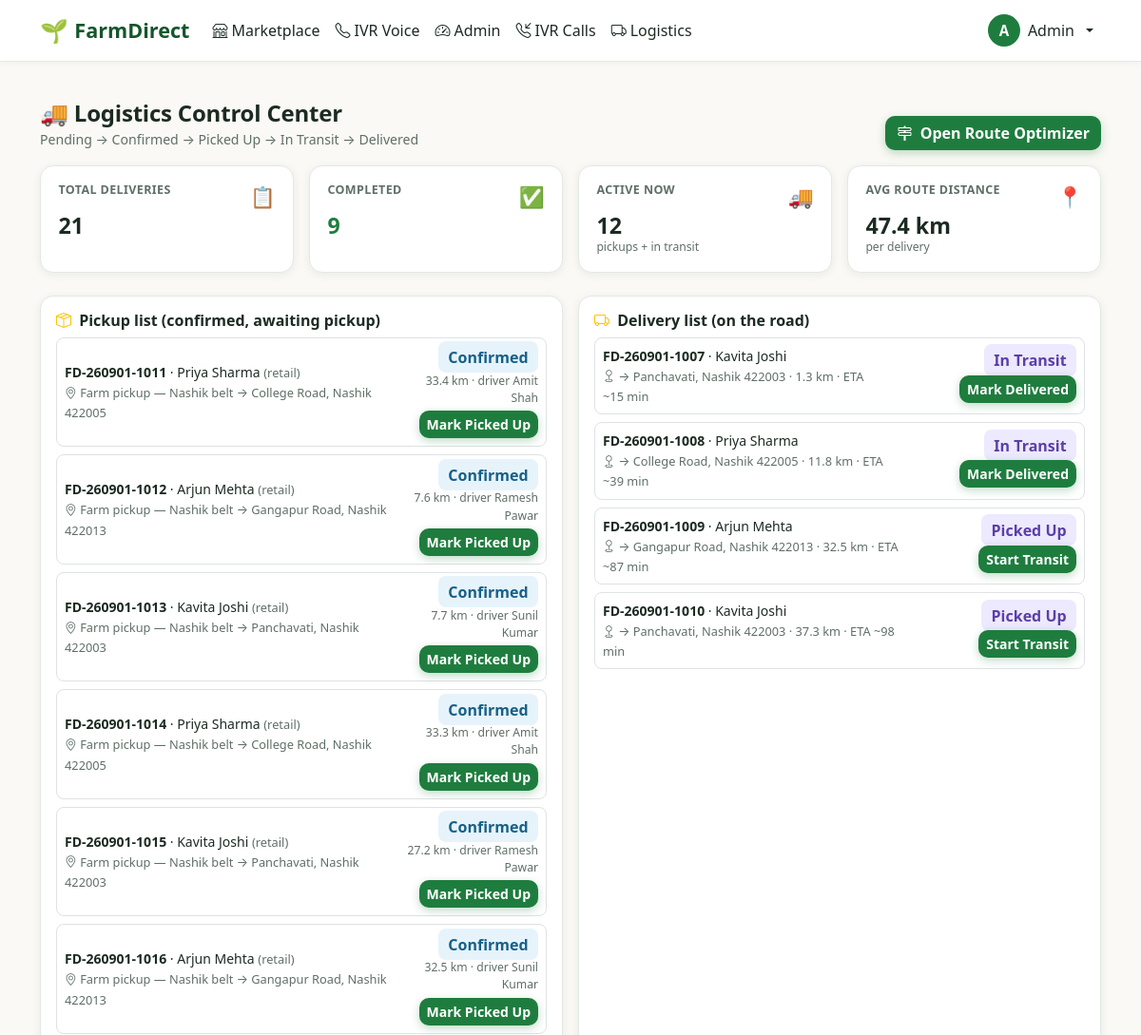
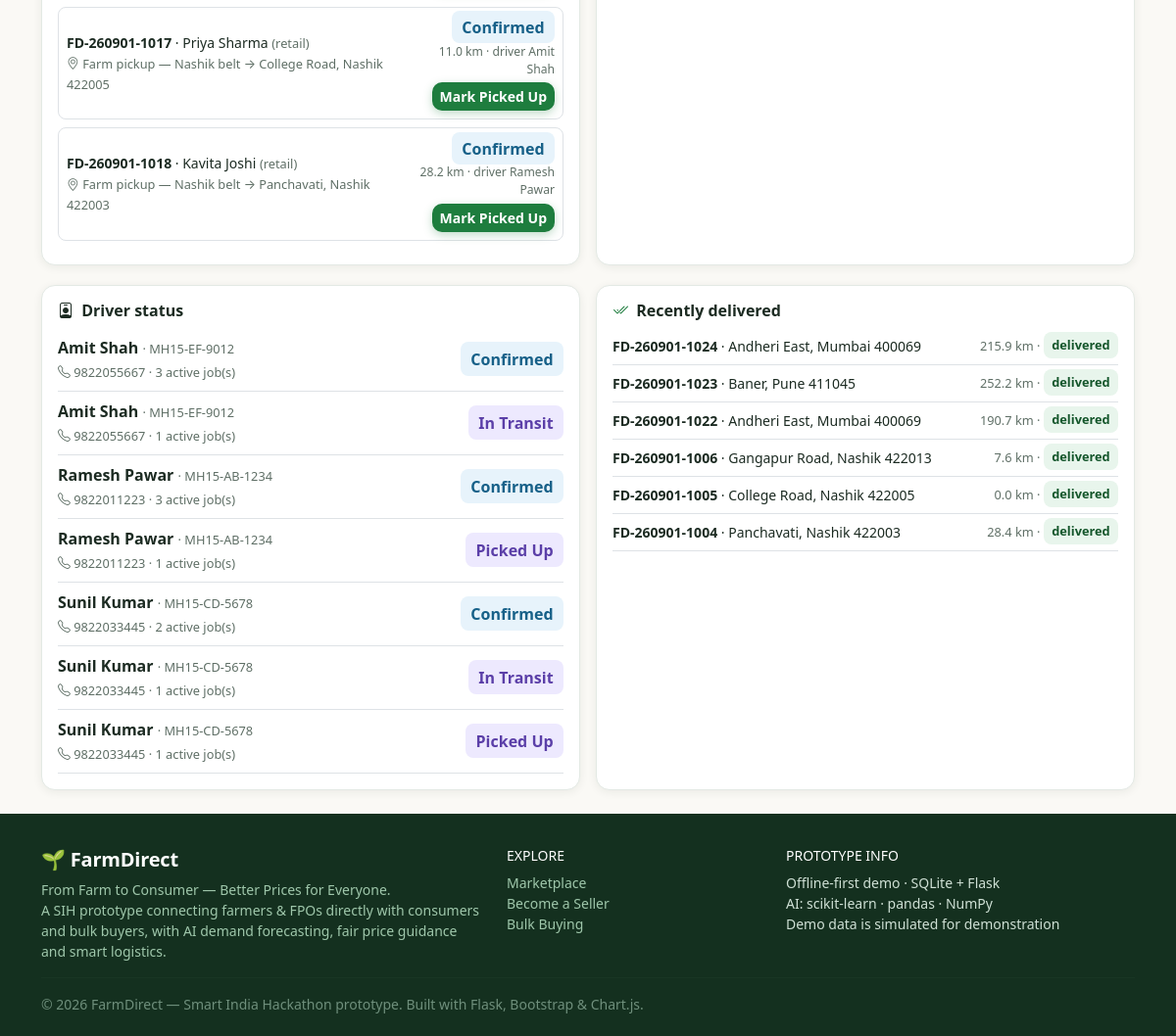
Screenshot of /logistics (signed in) with the database file from the repository (2 pictures, top to bottom).
### tables this page shows
CREATE TABLE users (
    id            INTEGER PRIMARY KEY AUTOINCREMENT,
    name          TEXT NOT NULL,
    email         TEXT UNIQUE NOT NULL,
    phone         TEXT,
    password_hash TEXT NOT NULL,
    role          TEXT NOT NULL CHECK (role IN ('farmer','fpo','consumer','buyer','admin')),
    city          TEXT,
    state         TEXT,
    lat           REAL,
    lng           REAL,
    active        INTEGER DEFAULT 1,
    created_at    TEXT DEFAULT (datetime('now','localtime'))
);

CREATE TABLE deliveries (
    id             INTEGER PRIMARY KEY AUTOINCREMENT,
    order_id       INTEGER NOT NULL REFERENCES orders(id),
    pickup_name    TEXT,
    pickup_lat     REAL,
    pickup_lng     REAL,
    drop_name      TEXT,
    drop_lat       REAL,
    drop_lng       REAL,
    distance_km    REAL DEFAULT 0,
    eta_minutes    INTEGER DEFAULT 0,
    driver_name    TEXT,
    driver_phone   TEXT,
    vehicle        TEXT,
    status         TEXT DEFAULT 'pending' CHECK (status IN
                     ('pending','confirmed','picked_up','in_transit','delivered')),
    route_id       INTEGER,             -- assigned optimized route
    updated_at     TEXT
);

CREATE TABLE orders (
    id               INTEGER PRIMARY KEY AUTOINCREMENT,
    order_code       TEXT UNIQUE NOT NULL,          -- e.g. FD-260831-0142
    buyer_id         INTEGER NOT NULL REFERENCES users(id),
    buyer_type       TEXT DEFAULT 'consumer',       -- consumer / bulk
    total_amount     REAL NOT NULL,
    platform_fee     REAL DEFAULT 0,
    delivery_fee     REAL DEFAULT 0,
    delivery_address TEXT,
    delivery_city    TEXT,
    delivery_pincode TEXT,
    delivery_lat     REAL,
    delivery_lng     REAL,
    order_type       TEXT DEFAULT 'retail',         -- retail / bulk
    status           TEXT DEFAULT 'pending' CHECK (status IN
                       ('pending','confirmed','rejected','picked_up','in_transit','delivered','cancelled')),
    created_at       TEXT DEFAULT (datetime('now','localtime')),
    updated_at       TEXT
);

### views.py (the view)
@bp.route("/logistics")
@role_required("admin")
def logistics_dashboard():
    drivers = db.query(
        "SELECT driver_name, driver_phone, vehicle, status, COUNT(*) n_jobs FROM deliveries "
        "WHERE status IN ('confirmed','picked_up','in_transit') GROUP BY driver_name, driver_phone, vehicle, status")
    pickups = db.query(
        "SELECT d.*, o.order_code, o.delivery_city, o.order_type, u.name AS buyer "
        "FROM deliveries d JOIN orders o ON o.id=d.order_id JOIN users u ON u.id=o.buyer_id "
        "WHERE d.status='confirmed' ORDER BY d.id")
    dropoffs = db.query(
        "SELECT d.*, o.order_code, o.delivery_city, o.order_type, u.name AS buyer "
        "FROM deliveries d JOIN orders o ON o.id=d.order_id JOIN users u ON u.id=o.buyer_id "
        "WHERE d.status IN ('picked_up','in_transit') ORDER BY d.id")
    recent = db.query(
        "SELECT d.*, o.order_code FROM deliveries d JOIN orders o ON o.id=d.order_id "
        "WHERE d.status='delivered' ORDER BY d.id DESC LIMIT 6")
    kpi = db.query(
        "SELECT COUNT(*) total, "
        "SUM(CASE WHEN status='delivered' THEN 1 ELSE 0 END) delivered, "
        "COALESCE(AVG(distance_km),0) avg_dist FROM deliveries", (), one=True)
    return render_template("logistics/dashboard.html", drivers=drivers, pickups=pickups,
                           dropoffs=dropoffs, recent=recent, kpi=kpi,
                           cart_count=_cart_count())

### templates/logistics/dashboard.html (shortened to what this page needs)
{% extends "base.html" %}
{% block content %}
<section class="container py-4">
  <div class="d-flex justify-content-between align-items-end flex-wrap mb-3">
    <div>
      <h2 class="fd-section-title mb-0" style="font-size:1.5rem">🚚 Logistics Control Center</h2>
      <span class="fd-subtle">Pending → Confirmed → Picked Up → In Transit → Delivered</span>
    </div>
    <a href="{{ url_for('views.route_optimizer_page') }}" class="btn btn-fd"><i class="bi bi-signpost-2 me-1"></i> Open Route Optimizer</a>
  </div>
  <div class="row g-3 mb-1">
    <div class="col-6 col-md-3">
      <div class="fd-stat"><div class="d-flex justify-content-between"><span class="stat-label">Total deliveries</span><span class="stat-icon">📋</span></div><div class="stat-value">{{ kpi['total'] }}</div></div>
    </div>
    <div class="col-6 col-md-3">
      <div class="fd-stat"><div class="d-flex justify-content-between"><span class="stat-label">Completed</span><span class="stat-icon">✅</span></div><div class="stat-value" style="color:var(--fd-green)">{{ kpi['delivered'] or 0 }}</div></div>
    </div>
    <div class="col-6 col-md-3">
      <div class="fd-stat"><div class="d-flex justify-content-between"><span class="stat-label">Active now</span><span class="stat-icon">🚚</span></div><div class="stat-value stat-amber">{{ (pickups|length) + (dropoffs|length) }}</div><div class="tiny-note">pickups + in transit</div></div>
    </div>
    <div class="col-6 col-md-3">
      <div class="fd-stat"><div class="d-flex justify-content-between"><span class="stat-label">Avg route distance</span><span class="stat-icon">📍</span></div><div class="stat-value">{{ '%.1f'|format(kpi['avg_dist']) }} km</div><div class="tiny-note">per delivery</div></div>
    </div>
  </div>
  <div class="row g-3 mt-2">
    <div class="col-lg-6">
      <div class="fd-card p-3 h-100">
        <h6 class="fw-bold mb-2"><i class="bi bi-box-seam me-1 text-warning"></i> Pickup list (confirmed, awaiting pickup)</h6>
        {% for d in pickups %}
        <div class="border rounded-3 p-2 mb-2">
          <div class="d-flex justify-content-between align-items-center">
            <div class="small">
              <b>{{ d['order_code'] }}</b> · {{ d['buyer'] }} <span class="fd-meta">({{ d['order_type'] }})</span><br>
              <span class="fd-meta"><i class="bi bi-geo-alt"></i> {{ d['pickup_name'] }} → {{ d['drop_name'] }}</span>
            </div>
            <div class="text-end">
              <span class="badge-fd badge-status-{{ d['status'] }}">{{ pretty_status(d['status']) }}</span>
              <div class="tiny-note mt-1">{{ d['distance_km'] }} km · driver {{ d['driver_name'] }}</div>
              <button class="btn btn-fd btn-sm mt-1" onclick="deliveryAdvance({{ d['id'] }}, 'picked_up')">Mark Picked Up</button>
            </div>
          </div>
        </div>
        {% else %}
        <p class="fd-subtle small mb-0">No pickups pending — all caught up! 🎉</p>
        {% endfor %}
      </div>
    </div>
    <div class="col-lg-6">
      <div class="fd-card p-3 h-100">
        <h6 class="fw-bold mb-2"><i class="bi bi-truck me-1 text-warning"></i> Delivery list (on the road)</h6>
        {% for d in dropoffs %}
        <div class="border rounded-3 p-2 mb-2">
          <div class="d-flex justify-content-between align-items-center">
            <div class="small">
              <b>{{ d['order_code'] }}</b> · {{ d['buyer'] }}<br>
              <span class="fd-meta"><i class="bi bi-geo"></i> → {{ d['drop_name'] }} · {{ d['distance_km'] }} km · ETA ~{{ d['eta_minutes'] }} min</span>
            </div>
            <div class="text-end">
              <span class="badge-fd badge-status-{{ d['status'] }}">{{ pretty_status(d['status']) }}</span>
              {% if d['status'] == 'picked_up' %}
              <button class="btn btn-fd btn-sm mt-1" onclick="deliveryAdvance({{ d['id'] }}, 'in_transit')">Start Transit</button>
              {% else %}
              <button class="btn btn-fd btn-sm mt-1" onclick="deliveryAdvance({{ d['id'] }}, 'delivered')">Mark Delivered</button>
              {% endif %}
            </div>
          </div>
        </div>
        {% else %}
        <p class="fd-subtle small mb-0">Nothing in transit right now.</p>
        {% endfor %}
      </div>
    </div>
  </div>
  <div class="row g-3 mt-1">
    <div class="col-lg-6">
      <div class="fd-card p-3 h-100">
        <h6 class="fw-bold mb-2"><i class="bi bi-person-badge me-1"></i> Driver status</h6>
        {% for dr in drivers %}
        <div class="d-flex justify-content-between align-items-center border-bottom py-2">
          <div>
            <b>{{ dr['driver_name'] }}</b> <span class="fd-meta">· {{ dr['vehicle'] }}</span><br>
            <span class="fd-meta"><i class="bi bi-telephone"></i> {{ dr['driver_phone'] }} · {{ dr['n_jobs'] }} active job(s)</span>
          </div>
          <span class="badge-fd badge-status-{{ dr['status'] }}">{{ pretty_status(dr['status']) }}</span>
        </div>
        {% else %}
        <p class="fd-subtle small mb-0">No active driver assignments.</p>
        {% endfor %}
      </div>
    </div>
    <div class="col-lg-6">
      <div class="fd-card p-3 h-100">
        <h6 class="fw-bold mb-2"><i class="bi bi-check2-all me-1" style="color:var(--fd-green)"></i> Recently delivered</h6>
        {% for d in recent %}
        <div class="d-flex justify-content-between align-items-center border-bottom py-2 small">
          <span><b>{{ d['order_code'] }}</b> · {{ d['drop_name'] }}</span>
          <span class="fd-meta">{{ d['distance_km'] }} km · <span class="badge-fd badge-status-delivered">delivered</span></span>
        </div>
        {% else %}
        <p class="fd-subtle small mb-0">No completed deliveries yet.</p>
        {% endfor %}
      </div>
    </div>
  </div>
</section>
{% endblock %}

### templates/base.html (shortened to what this page needs)
<!doctype html>
<html lang="en">
<head>
  <link rel="stylesheet" href="{{ url_for('static', filename='vendor/bootstrap.min.css') }}">
  <link rel="stylesheet" href="{{ url_for('static', filename='vendor/bootstrap-icons.css') }}">
  <link rel="stylesheet" href="{{ url_for('static', filename='css/style.css') }}">
</head>
<body>
<nav class="navbar navbar-expand-lg fd-navbar sticky-top">
  <div class="container">
    <a class="navbar-brand" href="{{ url_for('views.landing') }}">
      <span style="font-size:1.5rem">🌱</span> FarmDirect
    </a>
    <div class="collapse navbar-collapse" id="fdnav">
      <ul class="navbar-nav me-auto mb-2 mb-lg-0">
        <li class="nav-item"><a class="nav-link" href="{{ url_for('views.marketplace') }}"><i class="bi bi-shop me-1"></i>Marketplace</a></li>
        <li class="nav-item"><a class="nav-link" href="{{ url_for('views.ivr_simulator') }}"><i class="bi bi-telephone me-1"></i>IVR Voice</a></li>
        {% if g.role in ('farmer','fpo') %}
          <li class="nav-item"><a class="nav-link" href="{{ url_for('views.farmer_dashboard') }}"><i class="bi bi-speedometer2 me-1"></i>Dashboard</a></li>
          <li class="nav-item"><a class="nav-link" href="{{ url_for('views.farmer_orders') }}"><i class="bi bi-bag-check me-1"></i>Orders</a></li>
        {% elif g.role == 'consumer' %}
          <li class="nav-item"><a class="nav-link" href="{{ url_for('views.consumer_dashboard') }}"><i class="bi bi-speedometer2 me-1"></i>Dashboard</a></li>
          <li class="nav-item"><a class="nav-link" href="{{ url_for('views.my_orders') }}"><i class="bi bi-bag-check me-1"></i>My Orders</a></li>
        {% elif g.role == 'buyer' %}
          <li class="nav-item"><a class="nav-link" href="{{ url_for('views.buyer_dashboard') }}"><i class="bi bi-speedometer2 me-1"></i>Bulk Dashboard</a></li>
        {% elif g.role == 'admin' %}
          <li class="nav-item"><a class="nav-link" href="{{ url_for('views.admin_dashboard') }}"><i class="bi bi-speedometer2 me-1"></i>Admin</a></li>
          <li class="nav-item"><a class="nav-link" href="{{ url_for('views.ivr_admin') }}"><i class="bi bi-telephone-inbound me-1"></i>IVR Calls</a></li>
          <li class="nav-item"><a class="nav-link" href="{{ url_for('views.logistics_dashboard') }}"><i class="bi bi-truck me-1"></i>Logistics</a></li>
        {% endif %}
      </ul>
      <ul class="navbar-nav ms-auto align-items-lg-center">
        {% if g.user %}
          <li class="nav-item dropdown">
            <a class="nav-link dropdown-toggle d-flex align-items-center gap-2" href="#" data-bs-toggle="dropdown">
              <span class="fd-avatar">{{ g.user['name'][:1] }}</span>
              <span class="d-lg-inline d-none">{{ g.user['name'].split(' ')[0] }}</span>
            </a>
          </li>
        {% else %}
          <li class="nav-item me-lg-2"><a class="btn btn-fd-outline" href="{{ url_for('auth.login') }}"><i class="bi bi-box-arrow-in-right me-1"></i>Login</a></li>
          <li class="nav-item"><a class="btn btn-fd" href="{{ url_for('auth.register') }}">Join Free</a></li>
        {% endif %}
      </ul>
    </div>
  </div>
</nav>
<main>
  {% block content %}{% endblock %}
</main>
<footer class="fd-footer mt-auto">
  <div class="container">
    <div class="row g-4">
      <div class="col-md-5">
        <h5 class="text-white">🌱 FarmDirect</h5>
        <p class="small mb-0" style="color:#9fc7ab">From Farm to Consumer — Better Prices for Everyone.<br>
        A SIH prototype connecting farmers &amp; FPOs directly with consumers and bulk buyers,
        with AI demand forecasting, fair price guidance and smart logistics.</p>
      </div>
      <div class="col-6 col-md-3">
        <h6 class="text-white small text-uppercase">Explore</h6>
        <ul class="list-unstyled small">
          <li><a href="{{ url_for('views.marketplace') }}">Marketplace</a></li>
          <li><a href="{{ url_for('auth.register') }}">Become a Seller</a></li>
          <li><a href="{{ url_for('auth.register') }}">Bulk Buying</a></li>
        </ul>
      </div>
      <div class="col-6 col-md-4">
        <h6 class="text-white small text-uppercase">Prototype Info</h6>
        <ul class="list-unstyled small">
          <li>Offline-first demo · SQLite + Flask</li>
          <li>AI: scikit-learn · pandas · NumPy</li>
          <li>Demo data is simulated for demonstration</li>
        </ul>
      </div>
    </div>
    <hr style="border-color:#2a4a35">
    <p class="small mb-0" style="color:#6f8f7c">© 2026 FarmDirect — Smart India Hackathon prototype. Built with Flask, Bootstrap &amp; Chart.js.</p>
  </div>
</footer>
</body>
</html>

### rows the page displays
users: name "A", user.name "Admin"
deliveries: order_code "FD-260901-1011", buyer "Priya Sharma", order_type "retail", pickup_name "Farm pickup — Nashik belt", drop_name "College Road, Nashik 422005", status "Confirmed", distance_km "33.4", driver_name "Amit Shah"
deliveries: order_code "FD-260901-1012", buyer "Arjun Mehta", order_type "retail", pickup_name "Farm pickup — Nashik belt", drop_name "Gangapur Road, Nashik 422013", status "Confirmed", distance_km "7.6", driver_name "Ramesh Pawar"
deliveries: order_code "FD-260901-1013", buyer "Kavita Joshi", order_type "retail", pickup_name "Farm pickup — Nashik belt", drop_name "Panchavati, Nashik 422003", status "Confirmed", distance_km "7.7", driver_name "Sunil Kumar"
deliveries: order_code "FD-260901-1014", buyer "Priya Sharma", order_type "retail", pickup_name "Farm pickup — Nashik belt", drop_name "College Road, Nashik 422005", status "Confirmed", distance_km "33.3", driver_name "Amit Shah"
deliveries: order_code "FD-260901-1015", buyer "Kavita Joshi", order_type "retail", pickup_name "Farm pickup — Nashik belt", drop_name "Panchavati, Nashik 422003", status "Confirmed", distance_km "27.2", driver_name "Ramesh Pawar"
deliveries: order_code "FD-260901-1016", buyer "Arjun Mehta", order_type "retail", pickup_name "Farm pickup — Nashik belt", drop_name "Gangapur Road, Nashik 422013", status "Confirmed", distance_km "32.5", driver_name "Sunil Kumar"
deliveries: order_code "FD-260901-1017", buyer "Priya Sharma", order_type "retail", pickup_name "Farm pickup — Nashik belt", drop_name "College Road, Nashik 422005", status "Confirmed", distance_km "11.0", driver_name "Amit Shah"
deliveries: order_code "FD-260901-1018", buyer "Kavita Joshi", order_type "retail", pickup_name "Farm pickup — Nashik belt", drop_name "Panchavati, Nashik 422003", status "Confirmed", distance_km "28.2", driver_name "Ramesh Pawar"
deliveries: order_code "FD-260901-1007", buyer "Kavita Joshi", drop_name "Panchavati, Nashik 422003", distance_km "1.3", eta_minutes "15", status "In Transit"
deliveries: order_code "FD-260901-1008", buyer "Priya Sharma", drop_name "College Road, Nashik 422005", distance_km "11.8", eta_minutes "39", status "In Transit"
deliveries: order_code "FD-260901-1009", buyer "Arjun Mehta", drop_name "Gangapur Road, Nashik 422013", distance_km "32.5", eta_minutes "87", status "Picked Up"
deliveries: order_code "FD-260901-1010", buyer "Kavita Joshi", drop_name "Panchavati, Nashik 422003", distance_km "37.3", eta_minutes "98", status "Picked Up"
deliveries: order_code "FD-260901-1024", drop_name "Andheri East, Mumbai 400069", distance_km "215.9"
deliveries: order_code "FD-260901-1023", drop_name "Baner, Pune 411045", distance_km "252.2"
deliveries: order_code "FD-260901-1022", drop_name "Andheri East, Mumbai 400069", distance_km "190.7"
deliveries: order_code "FD-260901-1006", drop_name "Gangapur Road, Nashik 422013", distance_km "7.6"
deliveries: order_code "FD-260901-1005", drop_name "College Road, Nashik 422005", distance_km "0.0"
deliveries: order_code "FD-260901-1004", drop_name "Panchavati, Nashik 422003", distance_km "28.4"

### other values shown
{{ kpi['total'] }} "21"
{{ kpi['delivered'] or 0 }} "9"
{{ (pickups|length) + (dropoffs|length) }} "12"
{{ '%.1f'|format(kpi['avg_dist']) }} "47.4"
{{ dr['driver_name'] }} "Amit Shah" "Amit Shah" "Ramesh Pawar" "Ramesh Pawar" "Sunil Kumar" "Sunil Kumar" "Sunil Kumar"
{{ dr['vehicle'] }} "MH15-EF-9012" "MH15-EF-9012" "MH15-AB-1234" "MH15-AB-1234" "MH15-CD-5678" "MH15-CD-5678" "MH15-CD-5678"
{{ dr['driver_phone'] }} "9822055667" "9822055667" "9822011223" "9822011223" "9822033445" "9822033445" "9822033445"
{{ dr['n_jobs'] }} "3" "1" "3" "1" "2" "1" "1"
{{ pretty_status(dr['status']) }} "Confirmed" "In Transit" "Confirmed" "Picked Up" "Confirmed" "In Transit" "Picked Up"
